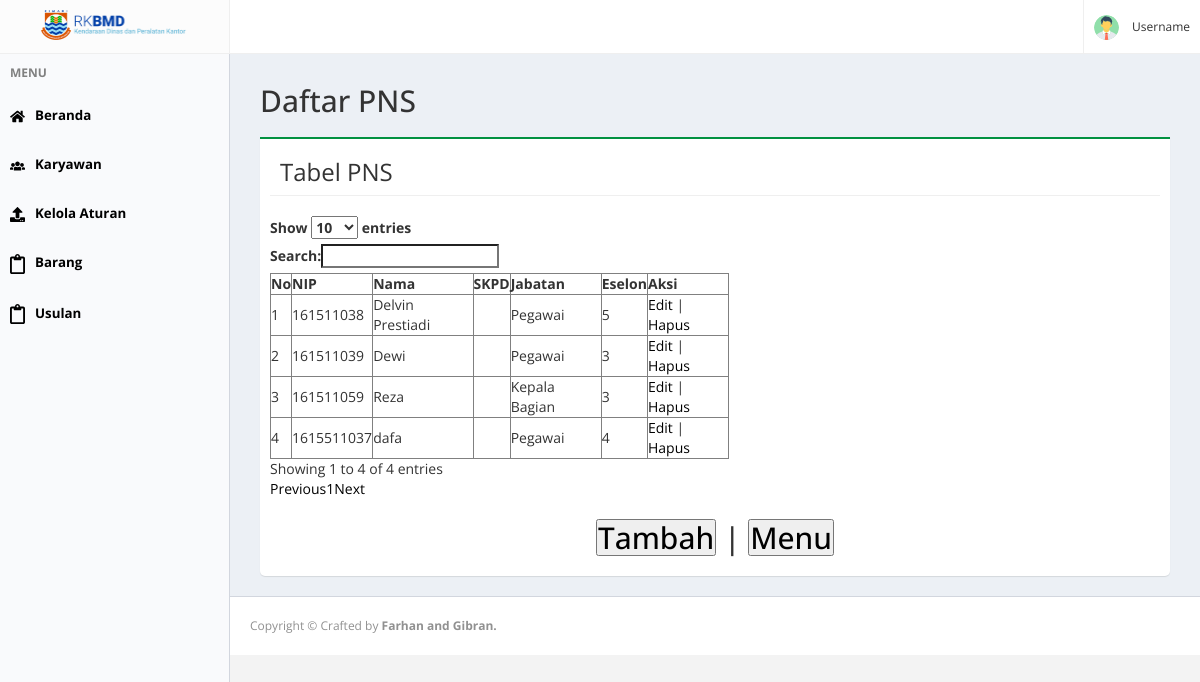
/alpha_skpd/pengelola/index.php?data=karyawan (signed in), run on the app's committed database.
### tables this page shows
CREATE TABLE `pns` (
  `nik` varchar(64) NOT NULL,
  `nama_pns` varchar(64) NOT NULL,
  `id_skpd` varchar(64) NOT NULL,
  `jabatan` varchar(64) NOT NULL,
  `eselon` int(11) NOT NULL
);

### alpha_skpd/pengelola/pns/index.php (the view, shortened to what this page needs)
<?php
	include("koneksi/koneksi.php");
?>
<div class="main-dash">
	<div class="main-content">
		<div class="main-title"><h2>Daftar PNS</h2></div>
		<div class="content-big green"><h3 class="content-title">Tabel PNS</h3><br/>
		<table align = "center" border = "1" cellpadding = "20" id="example">
			<thead>
			<tr>
				<th>No</th>
				<th>NIP</th>
				<th>Nama</th>
				<th>SKPD</th>
				<th>Jabatan</th>
				<th>Eselon</th>
				<th>Aksi</th>
			</tr>
			</thead>
			<tbody>
			<?php
				$tampil = mysqli_query($koneksi,"select * from pns order by nik");
				$no = 0;
				while ($data = mysqli_fetch_array($tampil)){
				$no++;
			?>
			<tr>
				<td><?php echo $no; ?></td>
				<td><?php echo $data['nik']; ?></td>
				<td><?php echo $data['nama_pns']; ?></td>
				<td><?php echo $data['skpd']; ?></td>
				<td><?php echo $data['jabatan']; ?></td>
				<td><?php echo $data['eselon']; ?></td>
				<td>
				<?php echo"<a href=?data=pns/edit&&nik=$data[nik]>Edit</a>"; ?> |
				<?php echo"<a href=\"?data=pns/hapus&&nik=$data[nik]\" onClick=\"return confirm('Apakah Anda benar-benar akan menghapus $data[nama_pns]?')\">Hapus</a>"; ?>
				</td>
			</tr>
			<?php
				}
			?>
			</tbody>
		</table>
		<h2 align=center>
			<a href="?data=pns/input"><button>Tambah</button></a> | <a href="../index.php"><button>Menu</button></a>
		</h2>
		</div>
	</div>
</div>

### alpha_skpd/pengelola/assets/css/styles.css (style rules this page uses)
* { margin:0; padding:0; }
html { background-color: #f3f3f3; }
body { font: normal 14px sans-serif; }

### alpha_skpd/assets/css/style.css (style rules this page uses)
body { font-family: 'Open Sans','Helvetica Neue',Helvetica,Arial,sans-serif; -webkit-font-smoothing: antialiased; }
.cek { margin:0px; }
a { color:black; text-decoration:none; }
.main-dash { padding-left:260px; background-color:#ECF0F5; min-height:500px; padding-top:10px; padding-right:30px; padding-bottom:20px; }
.main-content { width:100%; }
.content-big { min-height:300px; background-color:white; border-bottom-left-radius:5px; border-bottom-right-radius:5px; padding:10px; margin-top:20px; box-shadow: 0 1px 1px rgba(0,0,0,0.1); }
.green { border-top:2px solid #019140; }
.content-title { border-bottom:1px solid #efefef; padding:10px; margin:0px; font-weight:normal; }

### data on the page
pns: nik "161511038", nama_pns "Delvin Prestiadi", jabatan "Pegawai", eselon "5"
pns: nik "161511039", nama_pns "Dewi", jabatan "Pegawai", eselon "3"
pns: nik "161511059", nama_pns "Reza", jabatan "Kepala Bagian", eselon "3"
pns: nik "1615511037", nama_pns "dafa", jabatan "Pegawai", eselon "4"
